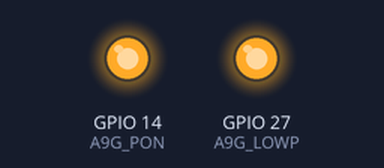
Bench run of a sketch on a simulated ESP32. Shown: output pins drawn as LEDs (lit = HIGH).

Above: at 0.1 s.
At 1.1 s:
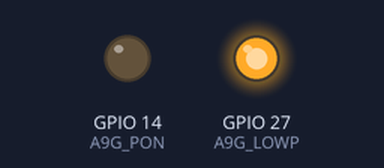
Timing chart, 0 to 2.6 s (numbered marks = the images above):
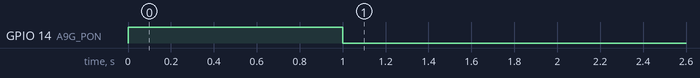

The sketch:

AT_Command_Test_Code.ino
```cpp
//******************* Pin Configurations *******************//

#define A9G_PON     14
#define A9G_RST    13
#define A9G_LOWP    27
#define SOS_Button 22


void setup() {
  // initialize both serial ports:
  Serial.begin(115200);// For ESP32
  Serial1.begin(115200, SERIAL_8N1, 33, 25); //For A9G

  pinMode(A9G_PON, OUTPUT);//LOW LEVEL ACTIVE
  pinMode(A9G_RST, OUTPUT);//HIGH LEVEL ACTIVE
  pinMode(A9G_LOWP, OUTPUT);//LOW LEVEL ACTIVE
  pinMode(SOS_Button, INPUT);

  digitalWrite(A9G_RST, LOW);
  digitalWrite(A9G_LOWP, HIGH);
  digitalWrite(A9G_PON, HIGH);
  delay(1000);
  digitalWrite(A9G_PON, LOW);
}

void loop()
{
  // read from port 1, send to port 0:
  if (Serial1.available()) {
    int inByte = Serial1.read();
    Serial.write(inByte);
  }

  // read from port 0, send to port 1:
  if (Serial.available()) {
    int inByte = Serial.read();
    Serial1.write(inByte);
  }
}
```
